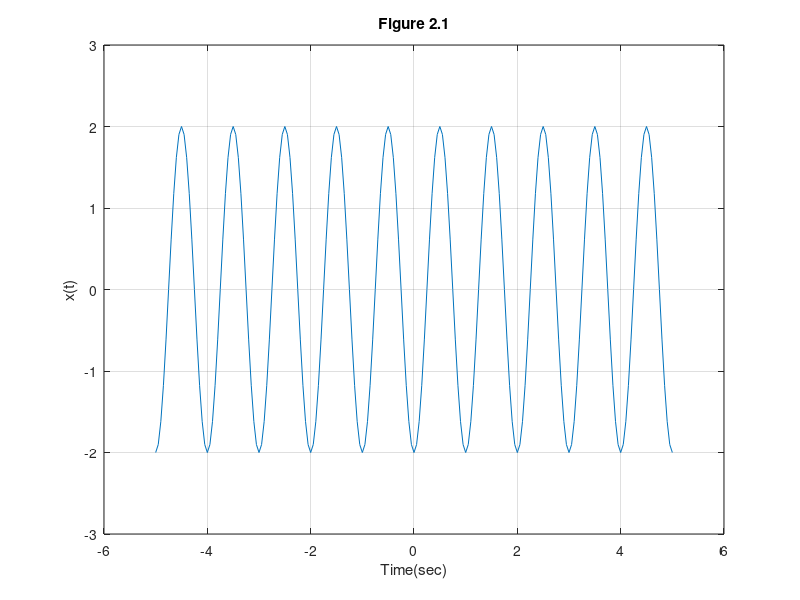

Write MATLAB code to recreate this figure.
% Generation of Continuous time signals 
% 2sin(2πτ-π/2)
T = -5:0.05:5;
x=2*sin((2*pi*T) - (pi/2));
plot(T,x)
grid on;
axis ([-6 6 -3 3])
ylabel ('x(t)')
xlabel ('Time(sec)')
title ('Figure 2.1')